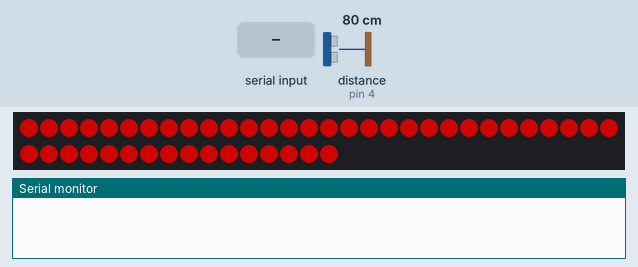
A sketch run on a simulated Arduino Uno, built with avr-gcc and run on an emulated ATmega328P. Parts: 46 RGB LEDs in strip order, left to right, continuing on the next row, the last lines printed to the serial monitor. Wiring (inferred from the names in the program): ultrasonic range finder: trigger pin 2; echo pin 4. The test bench sets the inputs (shaded band); at power-on: distance to the obstacle (sensor on pin 4) 80 cm. The echo pulse lasts 58.3 µs per cm; dim RGB values are drawn brighter than linear.

Above: at 1.28 s.
1.3 s: "5\n" received over Serial
2.8 s: distance to the obstacle (sensor on pin 4) set to 2 cm
At 5.63 s:
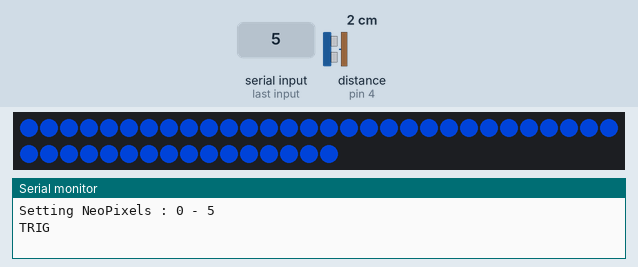
5.8 s: byte 44 (',') received over Serial
7.3 s: "1,90,45\n" received over Serial
At 7.31 s:
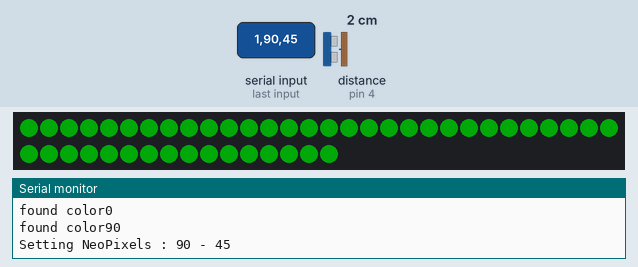

Measured:
- after the input at 7.3 s, the LEDs: change at once (image 2)

The sketch:

neo_pixels_and_IR.ino
```cpp
#include <Adafruit_NeoPixel.h>
#ifdef __AVR__
#include <avr/power.h>
#endif

#define PIN 3

int current_color = 0;
int current_brightness = 0;
int dir = 1;
long last_color_change = millis();
long change_delay = 15;
long ir_delay = 350;
long last_ir_polling = millis();
int ir_readings[] = {0, 0};
int ir_pins[] = {0, 1};
int prox_pin = 5;
int prox_reading = 0;
int last_prox_reading = 0;

// for the ultrasonic rangefinder
int trig_pin = 2;
int echo_pin = 4;
float last_us_distance = 0.0;
float us_distance = 0.0; // the distance reading from the ultrasonic
long last_person_detected = millis();
long interaction_delay = 5000;

// for managing the NEO PIXELS
int rec_direction = 1;
int rec_bright = 55;
const int PLAYBACK = 0;
const int LISTENING = 1;
int light_mode = 1; // 0 is playback // 1 is listening/recording

// Parameter 1 = number of pixels in strip
// Parameter 2 = Arduino pin number (most are valid)
// Parameter 3 = pixel type flags, add together as needed:
//   NEO_KHZ800  800 KHz bitstream (most NeoPixel products w/WS2812 LEDs)
//   NEO_KHZ400  400 KHz (classic 'v1' (not v2) FLORA pixels, WS2811 drivers)
//   NEO_GRB     Pixels are wired for GRB bitstream (most NeoPixel products)
//   NEO_RGB     Pixels are wired for RGB bitstream (v1 FLORA pixels, not v2)
//   NEO_RGBW    Pixels are wired for RGBW bitstream (NeoPixel RGBW products)
Adafruit_NeoPixel strip = Adafruit_NeoPixel(46, PIN, NEO_GRB + NEO_KHZ800);

// IMPORTANT: To reduce NeoPixel burnout risk, add 1000 uF capacitor across
// pixel power leads, add 300 - 500 Ohm resistor on first pixel's data input
// and minimize distance between Arduino and first pixel.  Avoid connecting
// on a live circuit...if you must, connect GND first.

void setup() {
  pinMode(trig_pin, OUTPUT);
  pinMode(echo_pin, INPUT);
  pinMode(ir_pins[0], INPUT);
  pinMode(ir_pins[1], INPUT);
  Serial.begin(57600);
  strip.begin();
  strip.show(); // Initialize all pixels to 'off'
  strip.setBrightness(50);
}


int readUltrasonicDistance() {
  /*
    This function deals with all of the logic needed to read the ultrasonic rangefinder
    It will return an integer which corresponds to the distance of the closest object to the rangefinder
    in cm. The output will be constrained from 1 to 100.
  */
  // Clears the trigPin
  digitalWrite(trig_pin, LOW);
  delayMicroseconds(2);

  // Sets the trigPin on HIGH state for 10 micro seconds
  digitalWrite(trig_pin, HIGH);
  delayMicroseconds(10);
  digitalWrite(trig_pin, LOW);

  // Reads the echoPin, returns the sound wave travel time in microseconds
  // Calculating the distance in cm
  float us_reading = pulseIn(echo_pin, HIGH) * 0.017;
  // constrain ensures that extreme values are filtered out.
  return us_reading;
}

// Fill the dots one after the other with a color
void colorWipe(uint32_t c, uint8_t wait) {
  for (uint16_t i = 0; i < strip.numPixels(); i++) {
    strip.setPixelColor(i, c);
    strip.show();
    delay(wait);
  }
}

void setColorForStrip(int color, int brightness) {
  strip.setBrightness(brightness);
  for (int i = 0; i < strip.numPixels(); i++) {
    strip.setPixelColor(i, Wheel(color));
  }
  strip.show();
}

void rainbow(uint16_t wait) {
  uint16_t i, j;

  for (j = 0; j < 256; j++) {
    for (i = 0; i < strip.numPixels(); i++) {
      strip.setPixelColor(i, Wheel((j) & 255));
    }
    strip.show();
    delay(wait);
  }
  for (j = 256; j > 0; j--) {
    for (i = 0; i < strip.numPixels(); i++) {
      strip.setPixelColor(i, Wheel((j) & 255));
    }
    strip.show();
    delay(wait);
  }
}

// Slightly different, this makes the rainbow equally distributed throughout
void rainbowCycle(uint8_t wait) {
  uint16_t i, j;

  for (j = 0; j < 256 * 5; j++) { // 5 cycles of all colors on wheel
    for (i = 0; i < strip.numPixels(); i++) {
      strip.setPixelColor(i, Wheel(((i * 256 / strip.numPixels()) + j) & 255));
    }
    strip.show();
    delay(wait);
  }
}

// Input a value 0 to 255 to get a color value.
// The colours are a transition r - g - b - back to r.
uint32_t Wheel(byte WheelPos) {
  WheelPos = 255 - WheelPos;
  if (WheelPos < 85) {
    return strip.Color(255 - WheelPos * 3, 0, WheelPos * 3);
  }
  if (WheelPos < 170) {
    WheelPos -= 85;
    return strip.Color(0, WheelPos * 3, 255 - WheelPos * 3);
  }
  WheelPos -= 170;
  return strip.Color(WheelPos * 3, 255 - WheelPos * 3, 0);
}

void sendValues() {
  /*
    This function will send the Arduino's important variables
    to Processing by utalizing Serial.print();

    To send your own values simply add
    Serial.print(",");
    Serial.print(int(your_variable), DEC);

    before the Serial.println(); line
  */
  Serial.print(int(prox_reading), DEC);
  Serial.println();
}

void serialReceive() {
  bool stringComplete = false;
  String msg = "";
  int c = 0;
  int b = 0;
  bool found_color = false;

  while (Serial.available()) {
    char in =  Serial.read();
    if (in == "F"){
      light_mode = LISTENING;
    }
    // Serial.print(in);
    if (in == '\n') {
      stringComplete  = true;
      current_brightness = msg.toInt();
    }
    else if (in == ',') {
      found_color = true;
      current_color = msg.toInt();
      Serial.print("found color");
      Serial.println(current_color);
      msg = "";
    }
    else {
      msg += in;
    }

    if (stringComplete == true) {
      setColorForStrip(current_color, current_brightness);
      Serial.print("Setting NeoPixels : ");
      Serial.print(current_color);
      Serial.print(" - ");
      Serial.println(current_brightness);
    }
  }
}


void recordingLights() {
  setColorForStrip(2, rec_bright);
  rec_bright += rec_direction;
  if (rec_bright > 255) {
    rec_direction = -1;
    rec_bright = 255;
  }
  if (rec_bright < 0) {
    rec_direction = 1;
    rec_bright = 0;
  }
}

void playbackLights() {
  setColorForStrip(150, rec_bright);
  rec_bright += rec_direction;
  if (rec_bright > 255) {
    rec_direction = -1;
    rec_bright = 255;
  }
  if (rec_bright < 0) {
    rec_direction = 1;
    rec_bright = 0;
  }
}


void loop() {
  serialReceive();
  if (light_mode == LISTENING) {
    if (millis() > last_color_change + change_delay) {
      recordingLights();
      last_color_change = millis();
    }
  } else if (light_mode == PLAYBACK) {
    if (millis() > last_color_change + change_delay) {
      playbackLights();
      last_color_change = millis();
    }
  }
  if (millis() > last_ir_polling + ir_delay) {
    last_us_distance = us_distance;
    us_distance = readUltrasonicDistance();
    us_distance = (us_distance + last_us_distance) * 0.5;
    // Serial.println(us_distance);
    if (us_distance < 100 && last_us_distance < 100 && millis() > last_person_detected + interaction_delay) {
      Serial.println("TRIG");
      light_mode = PLAYBACK;
      last_person_detected = millis();
    }
  }
}

//
// slowly cycle through all the colors every second
/*
  if (millis() > last_color_change + change_delay) {
  current_color = current_color + dir;
  // if color reaches limit change the dir
  if (current_color > 254 || current_color < 1) {
    dir = dir * -1;
  }

  last_color_change = millis();
  /*
    Serial.print("current color :");
    Serial.println(current_color);

  setColorForStrip(current_color);
  }

  // setColorForStrip(current_color, current_brightness);
  if (millis() > last_ir_polling + ir_delay) {
  ir_readings[1] = analogRead(ir_pins[1]);
  ir_readings[0] = analogRead(ir_pins[0]);
  last_prox_reading = prox_reading;
  prox_reading = digitalRead(prox_pin);
  last_us_distance = us_distance;
  us_distance = readUltrasonicDistance();
  us_distance = (us_distance + last_us_distance) * 0.5;

  if (us_distance < 100 && last_us_distance < 100) {
    Serial.println("TRIG");
  } else {
    /*
    Serial.print(us_distance);
    Serial.print("\t");
    Serial.print(prox_reading);
    Serial.print("\t");
    Serial.print(ir_readings[0]);
    Serial.print("\t");
    Serial.println(ir_readings[0]);

  }

  last_ir_polling = millis();
  if (prox_reading == 1 && last_prox_reading == 0) {
    sendValues();
  }
  }
  }
*/
```
